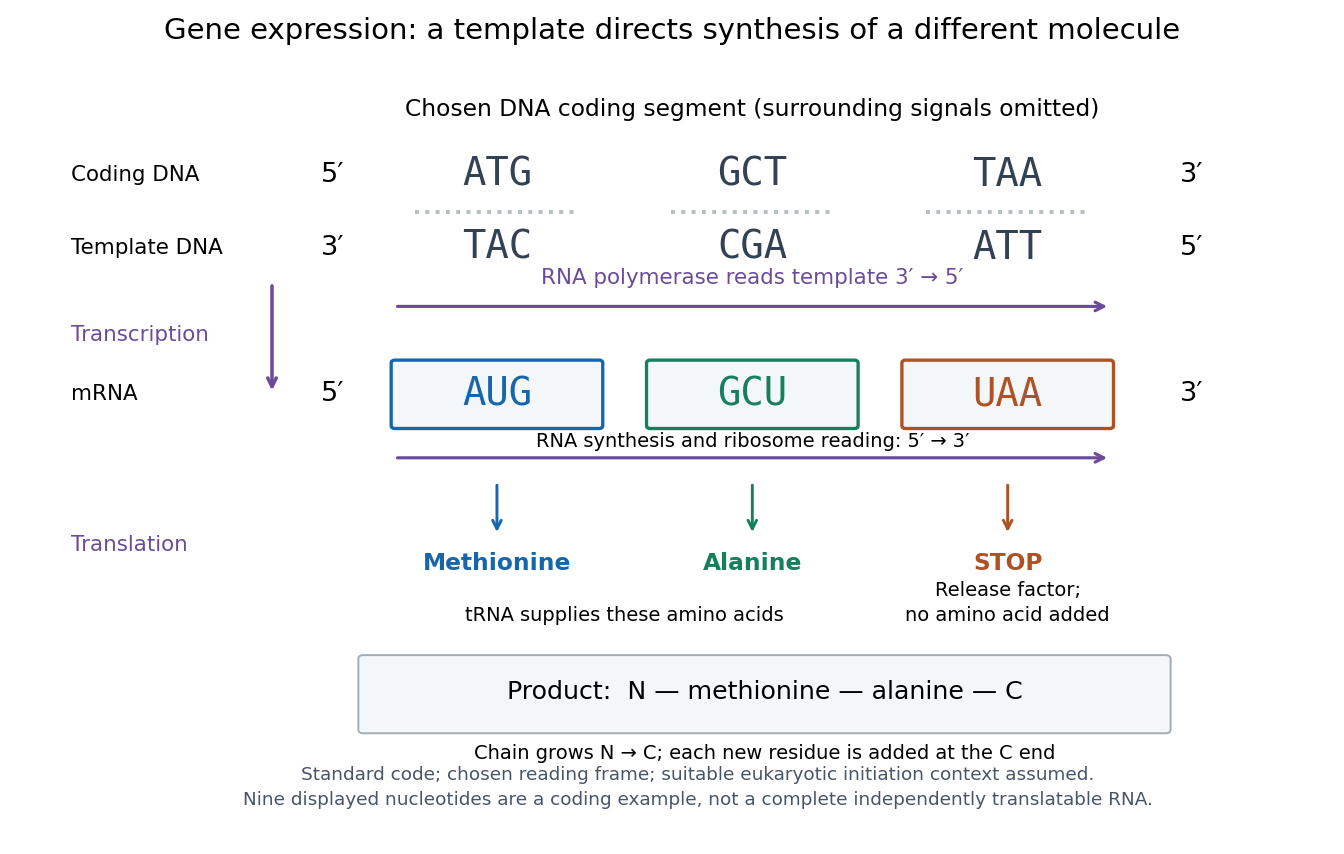

Generate this figure with Python:
"""Original oriented sequence-flow diagram; Python 3.14, Matplotlib.

Build: make _media/gene-expression-transcription-translation.png
Writes an opaque white, same-basename PNG in the current directory.
"""

from pathlib import Path

import matplotlib

matplotlib.use("Agg")
import matplotlib.pyplot as plt
from matplotlib.patches import FancyBboxPatch


def example():
    coding = "ATGGCTTAA"
    template = coding.translate(str.maketrans("ATGC", "TACG"))
    rna = template.translate(str.maketrans("TACG", "AUGC"))
    codons = [rna[i:i + 3] for i in range(0, len(rna), 3)]
    # The three standard-code entries used here; not a complete genetic code.
    meanings = {"AUG": "Methionine", "GCU": "Alanine", "UAA": "STOP"}
    decoded = [meanings[c] for c in codons]
    assert template == "TACCGAATT" and rna == "AUGGCUUAA"
    assert coding.replace("T", "U") == rna
    assert decoded == ["Methionine", "Alanine", "STOP"]
    assert len(rna) == 9 and len(decoded[:-1]) == 2
    assert template[::-1] == "TTAAGCCAT"
    return coding, template, rna, codons, decoded


def main():
    coding, template, rna, codons, decoded = example()
    plt.rcParams.update({"font.size": 11, "figure.facecolor": "white",
                         "axes.facecolor": "white", "savefig.facecolor": "white"})
    fig, ax = plt.subplots(figsize=(9.6, 6.1))
    fig.subplots_adjust(left=0.035, right=0.985, bottom=0.035, top=0.91)
    ax.set(xlim=(-0.2, 10.3), ylim=(-0.15, 7.5))
    ax.axis("off")
    fig.suptitle("Gene expression: a template directs synthesis of a different molecule", fontsize=15)
    centers = [3.5, 5.6, 7.7]
    palette = ["#1766ac", "#16805d", "#ae5226"]

    def row(y, label, sequence, left, right, boxes=False):
        ax.text(0.0, y, label, va="center", fontsize=11)
        ax.text(2.05, y, left, va="center", fontsize=14)
        ax.text(9.12, y, right, va="center", fontsize=14)
        for i, x in enumerate(centers):
            if boxes:
                ax.add_patch(FancyBboxPatch((x - 0.84, y - 0.32), 1.68, 0.64,
                                           boxstyle="round,pad=0.03", facecolor="#f3f7fa",
                                           edgecolor=palette[i], lw=1.7))
            ax.text(x, y, sequence[3 * i:3 * i + 3], family="monospace", fontsize=20,
                    ha="center", va="center", color=palette[i] if boxes else "#334155")

    ax.text(5.6, 7.1, "Chosen DNA coding segment (surrounding signals omitted)", ha="center", fontsize=12)
    row(6.5, "Coding DNA", coding, "5′", "3′")
    row(5.75, "Template DNA", template, "3′", "5′")
    for x in centers:
        ax.plot([x - 0.67, x + 0.67], [6.12, 6.12], color="#b4bdc5", ls=":", lw=2)
    ax.annotate("", (8.55, 5.15), (2.65, 5.15),
                arrowprops={"arrowstyle": "->", "lw": 1.6, "color": "#6b4b99"})
    ax.text(5.6, 5.38, "RNA polymerase reads template 3′ → 5′", ha="center", fontsize=11, color="#6b4b99")
    ax.annotate("", (1.65, 4.25), (1.65, 5.4),
                arrowprops={"arrowstyle": "->", "lw": 1.8, "color": "#6b4b99"})
    ax.text(0.0, 4.8, "Transcription", color="#6b4b99", fontsize=11)
    row(4.25, "mRNA", rna, "5′", "3′", boxes=True)
    ax.annotate("", (8.55, 3.6), (2.65, 3.6),
                arrowprops={"arrowstyle": "->", "lw": 1.6, "color": "#6b4b99"})
    ax.text(5.6, 3.71, "RNA synthesis and ribosome reading: 5′ → 3′", ha="center", fontsize=10)
    for x, meaning, color in zip(centers, decoded, palette):
        ax.annotate("", (x, 2.80), (x, 3.36),
                    arrowprops={"arrowstyle": "->", "lw": 1.5, "color": color})
        ax.text(x, 2.52, meaning, ha="center", va="center", color=color, fontsize=12, weight="bold")
    ax.text(0.0, 2.65, "Translation", color="#6b4b99", fontsize=11)
    ax.text(4.55, 1.93, "tRNA supplies these amino acids", ha="center", fontsize=10)
    ax.text(7.7, 1.93, "Release factor;\nno amino acid added", ha="center", fontsize=10, linespacing=1.4)
    ax.add_patch(FancyBboxPatch((2.4, 0.82), 6.6, 0.72, boxstyle="round,pad=0.04",
                               facecolor="#f3f7fa", edgecolor="#a2adb5"))
    ax.text(5.7, 1.2, "Product:  N — methionine — alanine — C", ha="center", va="center", fontsize=13)
    ax.text(5.7, 0.52, "Chain grows N → C; each new residue is added at the C end", ha="center", fontsize=10)
    ax.text(5.15, 0.05, "Standard code; chosen reading frame; suitable eukaryotic initiation context assumed.\n"
            "Nine displayed nucleotides are a coding example, not a complete independently translatable RNA.",
            ha="center", fontsize=9.5, color="#475569", linespacing=1.5)
    fig.savefig(Path(Path(__file__).stem + ".png"), dpi=140, facecolor="white", transparent=False)
    plt.close(fig)
    print(f"Coding: {coding}; template (3′→5′): {template}; mRNA: {rna}; "
          f"codons: {codons}; meanings: {decoded}; 9 nucleotides, 2 residues, 1 stop.")


if __name__ == "__main__":
    main()
